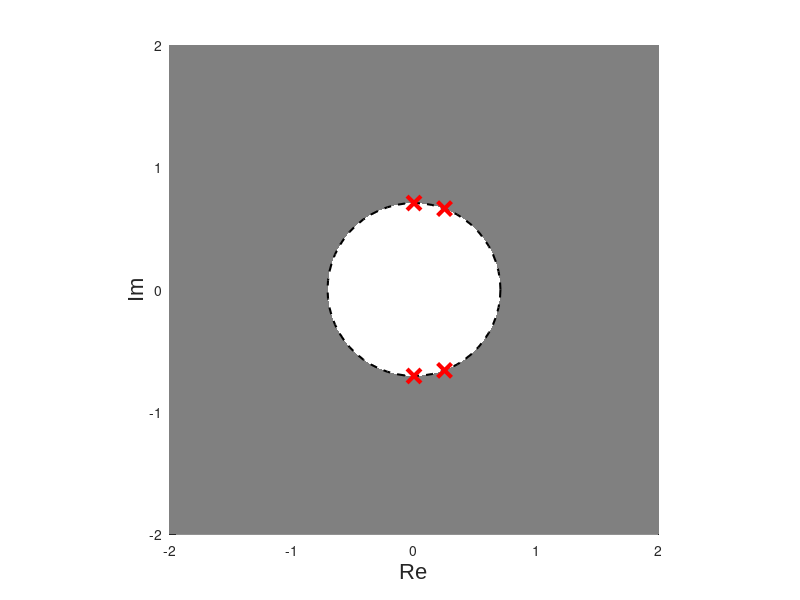

Write the MATLAB code that produced this figure.
clear, clc;
p1 = (1+sqrt(7)*1j) / 4;
p2 = (1-sqrt(7)*1j) / 4;
p3 = -1j / sqrt(2);
p4 = 1j / sqrt(2);

hold on;
xlim([-2 2])
ylim([-2 2])

max_r = max(abs(p1),abs(p3));
rectangle('Position',[-3 -3 6 6], 'LineWidth', 1.5,'FaceColor',[.5 .5 .5]);
rectangle('Position',[-1 -1 2 2]*max_r,'Curvature',[1,1], 'LineWidth', 1.5,'FaceColor',[1 1 1],'LineStyle','--');
plot(p1,'rx', 'MarkerSize', 10, 'LineWidth', 3)
plot(p2,'rx', 'MarkerSize', 10, 'LineWidth', 3)
plot(p3,'rx', 'MarkerSize', 10, 'LineWidth', 3)
plot(p4,'rx', 'MarkerSize', 10, 'LineWidth', 3)

pbaspect([1 1 1])
xlabel('Re', 'FontSize', 16, 'FontName', 'Arial');
ylabel('Im', 'FontSize', 16, 'FontName', 'Arial');
saveas(gcf, 'gen_fig/HW1_6a.jpg')
